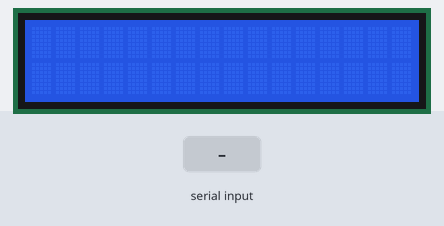
Bench run of a program on a simulated Raspberry Pi (BCM pin numbers). On the bench: 16×2 character LCD. Inputs (shaded band) come from the test bench. What the program prints to the terminal is not drawn.

Above: at 1.2 s.
1.3 s: "1" typed at the terminal, then Enter
At 1.9 s:
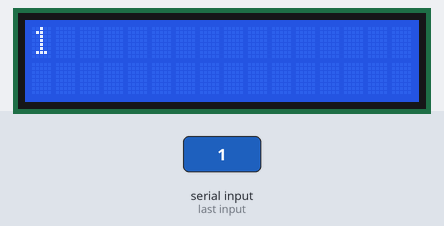
2.8 s: "0" typed at the terminal, then Enter
At 6.6 s:
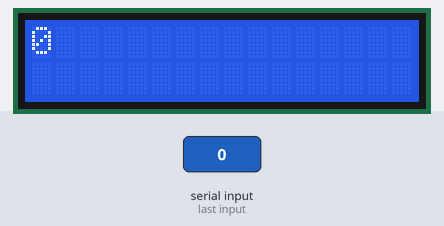
Timing chart, 0 to 8.1 s (numbered marks = the images above; inputs shaded):
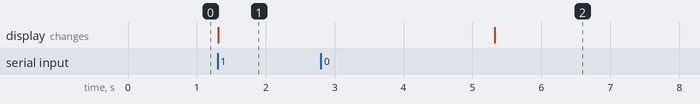

Measured:
- after the input at 1.3 s, the display: changes at once (image 1)
- after the input at 2.8 s, the display: changes after 2.5 s (image 2)

The program:

text-wrapping-function.py
```python
from RPLCD.i2c import CharLCD
import time

# Modify the I2C address (0x27) if necessary
lcd = CharLCD('PCF8574', 0x27, cols=16, rows=2)
LCD_COLS = 16
LCD_ROWS = 2

def wrap_text(text, line_length):
    lines = []
    while len(text) > line_length:
        # Find the last space within the line length limit
        wrap_at = text.rfind(' ', 0, line_length)
        if wrap_at == -1:
            wrap_at = line_length
        lines.append(text[:wrap_at])
        text = text[wrap_at:].strip()
    lines.append(text)
    return lines

def display_text(lcd, text, cols, rows):
    lcd.clear()
    lines = wrap_text(text, cols)
    total_pages = (len(lines) + rows - 1) // rows  # Calculate number of pages needed
    for page in range(total_pages):
        lcd.clear()
        for i in range(rows):
            if page * rows + i < len(lines):
                lcd.cursor_pos = (i, 0)
                lcd.write_string(lines[page * rows + i])
        time.sleep(2)

def main():
    while True:
        # Prompt for user input
        user_input = input("Enter a string to display on the LCD (or 'exit' to quit): ")

        if user_input.lower() == 'exit':
            break

        # Display the wrapped text on the LCD
        display_text(lcd, user_input, LCD_COLS, LCD_ROWS)

        # Optionally, you can wait a bit before prompting again
        time.sleep(2)

    # Clear the display before exiting
    lcd.clear()

if __name__ == "__main__":
    main()
```
